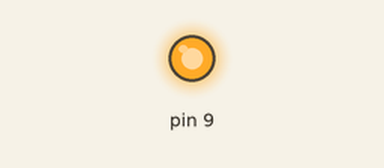
Simulated run of this sketch. Board: Arduino Uno, built with avr-gcc and run on an emulated ATmega328P. Shown: output pins drawn as LEDs (lit = HIGH).

Above: at 0.1 s.
Timing chart, 0 to 1.6 s (numbered marks = the images above):
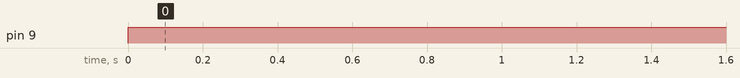

Measured:
- by itself, pin 9: LOW → HIGH at 0.00 s

The sketch:

testBuzzer.ino
```cpp
void setup(){

	pinMode(9, OUTPUT);


}
void loop(){
  //
  //analogWrite(9, 255);

  int sonPercu = 50000;

  digitalWrite(9, HIGH); // 1 clic
  delay(sonPercu);
  digitalWrite(9, LOW);
  delay(sonPercu);

}
```
